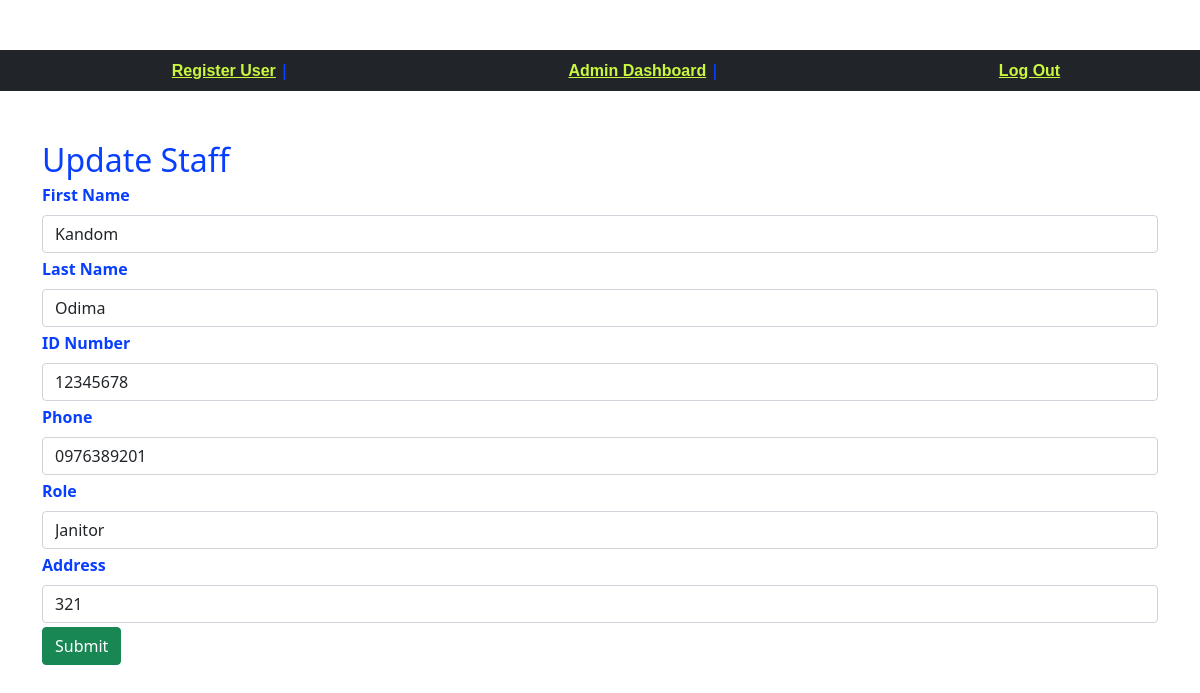
Screenshot of /edit-hostel-staff/10/ (signed in) with the database file from the repository.
### profiles/models.py (models this page shows, shortened)
class Profile(models.Model):
    GENDER_MALE = 1
    GENDER_FEMALE = 2
    GENDER_CHOICES = [
        (GENDER_MALE, _("Male")),
        (GENDER_FEMALE, _("Female")),
    ]
    user = models.OneToOneField(User, related_name="profile", on_delete=models.CASCADE)
    avatar = models.ImageField(upload_to="profiles/avatars/", null=True, blank=True)
    id_number = models.CharField(max_length=32, null=True, blank=True)
    college = models.CharField(max_length=32, null=True, blank=True)
    semester = models.CharField(max_length=32, null=True, blank=True)
    hostel = models.CharField(max_length=32, null=True, blank=True)
    room_number = models.CharField(max_length=32, null=True, blank=True)
    year = models.CharField(max_length=32, null=True, blank=True)
    birthday = models.DateField(null=True, blank=True)
    gender = models.PositiveSmallIntegerField(choices=GENDER_CHOICES, null=True, blank=True)
    phone = models.CharField(max_length=32, null=True, blank=True)
    address = models.CharField(max_length=255, null=True, blank=True)
    code = models.CharField(max_length=8,null=True,blank=True)
    number = models.CharField(max_length=32, null=True, blank=True)
    role = models.CharField(max_length=50, null=True, blank=True)
    created_at = models.DateTimeField(auto_now_add=True)
    updated_at = models.DateTimeField(auto_now=True)
    class Meta:
        verbose_name = _('Profile')
        verbose_name_plural = _('Profiles')

### main/views.py (the view, shortened to what this page needs)
# urls.py: path('edit-hostel-staff/<pk>/',views.edit_hostel_staff,name='edit_hostel_staff'),
@login_required
def edit_hostel_staff(request,pk):
    profile = Profile.objects.get(id=pk)
    context = {'profile':profile}
    return render(request,'main/edit-hostel-staff.html',context)

### templates/main/edit-hostel-staff.html (shortened to what this page needs)
{% extends 'main/base.html' %}
{% block content %}
<div class="container">
	<h2 class="mb-1">Update Staff</h2>
	  <div class="row">
			<form method="post" action="{% url 'main:edit_hostel_staff'  profile.id %}">
				<div class="mb-1">
			    <label for="inputFirstName" class="form-label">First Name</label>
			    <input type="text" class="form-control" name="inputFirstName" value="{{profile.user.first_name}}">
			  </div>
			  <div class="mb-1">
			    <label for="inputLastName" class="form-label">Last Name</label>
			    <input type="text" class="form-control" name="inputLastName" value="{{profile.user.last_name}}">
			  </div>
			<div class="mb-1">
			    <label for="inputID" class="form-label">ID Number</label>
			    <input type="text" class="form-control" name="inputID" value="{{profile.id_number}}">
			  </div>
			  <div class="mb-1">
			    <label for="inputPhone" class="form-label">Phone</label>
			    <input type="text" class="form-control" name="inputPhone" value="{{profile.phone}}">
			  </div>
			  <div class="mb-1">
			    <label for="inputRole" class="form-label">Role</label>
			    <input type="text" class="form-control" name="inputRole" value="{{profile.role}}">
			  </div>
			 <div class="mb-1">
			    <label for="inputAddress" class="form-label">Address</label>
			    <input type="text" class="form-control" name="inputAddress" value="{{profile.address}}">
			  </div>
			  <button type="submit" class="btn btn-success">Submit</button>
			</form>
		</div>
</div>
{% endblock %}

### templates/main/base.html (style rules this page uses)
body { background-color: white; color: #083efd; margin-top: 50px; font-weight: 600; background-image: url(../../static/img/hostel.jpg); background-size: cover; }

### rows the page displays
Profile: inputFirstName "Kandom", inputLastName "Odima", inputID "12345678", inputPhone "0976389201", inputRole "Janitor", inputAddress "321"
